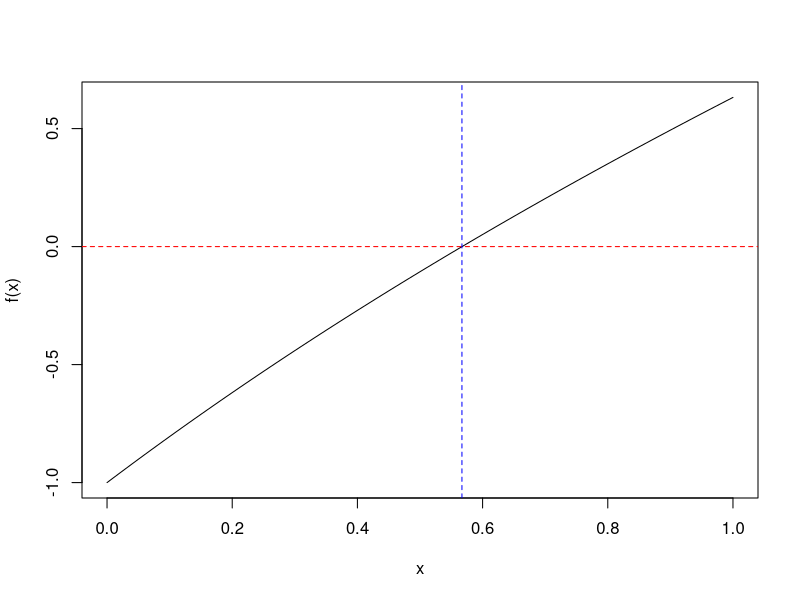

Source code (R):
#Metode Terbuka: Newton Raphson
root_newton <- function(f, fp, x0, tol=1e-7, N=100){
  iter <- 0
  xold<-x0
  xnew <- xold + 10*tol
  
  while(abs(xnew-xold)>tol){
    iter <- iter+1
    if(iter>N){
      stop("No solutions found")
    }
    xold<-xnew
    xnew <- xold - f(xold)/fp(xold)  
  }
  
  root<-xnew
  return(list(`function`=f, root=root, iter=iter))
}

#Selesaikan persamaan non-linier x- e^(-x) = 0 dengan metode Newton Raphson
result_newraph <- root_newton(function(x){x-exp(-x)},
            function(x){1+exp(-x)},
            x0=0)
result_newraph

#plot
f=function(x){x - exp(-x)}
curve(f, from = 0, to = 1)
abline(h = 0, col="red", lty=2)
abline(v = 0.567, col="blue", lty=2)

result_newraph <- root_newton(function(x){x^3 +x^2 -3*x - 3},
                              function(x){3*x^2 + 2*x - 3},
                              x0=1)
result_newraph

